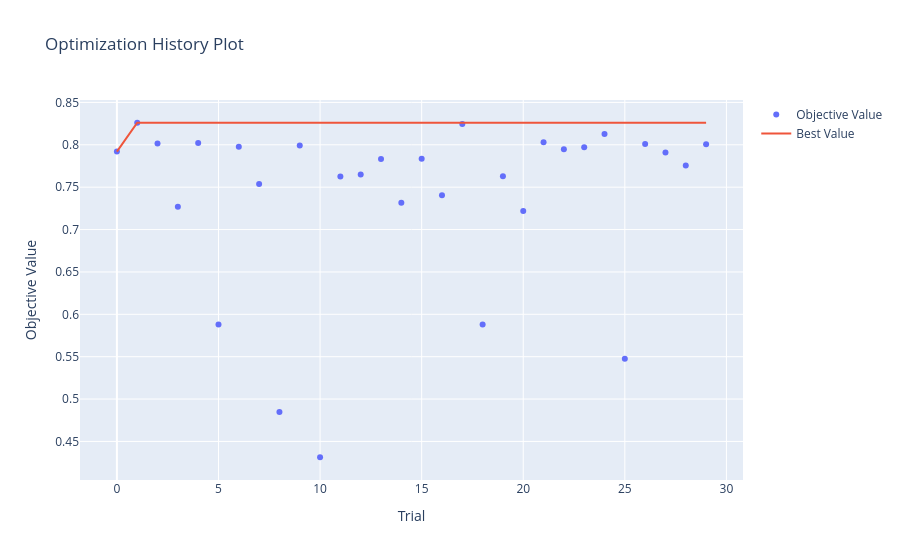

Notebook code cell kept with this figure:
### Markdown cell above
## Analyzing Optimization Results

The Optuna study object provides rich analysis capabilities:

### Code cell
import optuna

# Plot optimization history
fig = optuna.visualization.plot_optimization_history(optimizer.study)
fig.show()

### Figure 1 — Plotly figure (JSON) as saved in the notebook; plotly's stock layout.template omitted (floating-point values rounded to 4 significant figures)
{"data": [{"mode": "markers", "name": "Objective Value", "type": "scatter", "x": [0, 1, 2, 3, 4, 5, 6, 7, 8, 9, 10, 11, 12, 13, 14, 15, 16, 17, 18, 19, 20, 21, 22, 23, 24, 25, 26, 27, 28, 29], "y": [0.792, 0.826, 0.8015, 0.7268, 0.8021, 0.588, 0.7976, 0.7539, 0.4849, 0.7991, 0.4314, 0.7627, 0.7648, 0.7832, 0.7315, 0.7837, 0.7406, 0.8245, 0.588, 0.7628, 0.7218, 0.8029, 0.7949, 0.7972, 0.8128, 0.5475, 0.8009, 0.791, 0.7757, 0.8005]}, {"mode": "lines", "name": "Best Value", "type": "scatter", "x": [0, 1, 2, 3, 4, 5, 6, 7, 8, 9, 10, 11, 12, 13, 14, 15, 16, 17, 18, 19, 20, 21, 22, 23, 24, 25, 26, 27, 28, 29], "y": [0.792, 0.826, 0.826, 0.826, 0.826, 0.826, 0.826, 0.826, 0.826, 0.826, 0.826, 0.826, 0.826, 0.826, 0.826, 0.826, 0.826, 0.826, 0.826, 0.826, 0.826, 0.826, 0.826, 0.826, 0.826, 0.826, 0.826, 0.826, 0.826, 0.826]}, {"marker": {"color": "#cccccc"}, "mode": "markers", "name": "Infeasible Trial", "showlegend": false, "type": "scatter", "x": [], "y": []}], "layout": {"title": {"text": "Optimization History Plot"}, "xaxis": {"title": {"text": "Trial"}}, "yaxis": {"title": {"text": "Objective Value"}}}}
